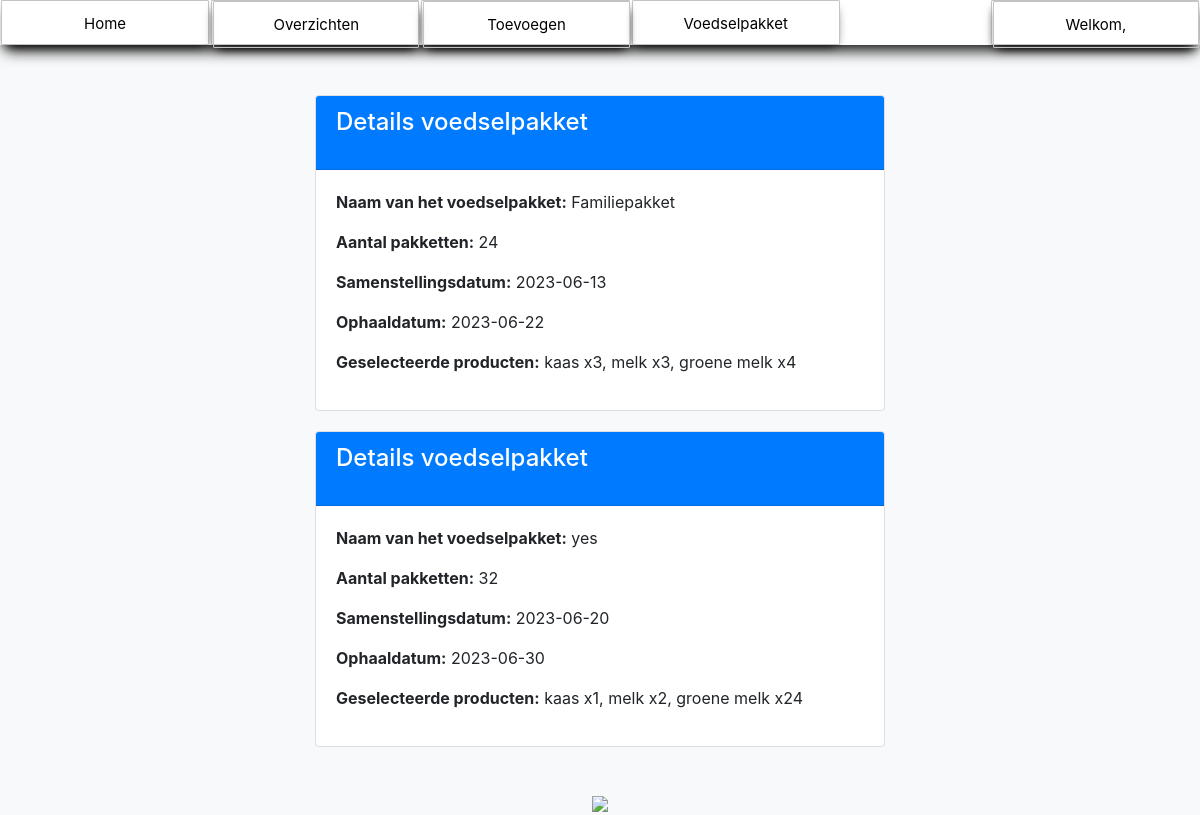
The app's page /food_package_details.php (signed in) with its own data.
### tables this page shows
CREATE TABLE `voedselpakket` (
  `id` int(11) NOT NULL,
  `naam` varchar(255) NOT NULL,
  `producten` varchar(255) NOT NULL,
  `aantal_pakketten` int(11) NOT NULL,
  `samenstellingsdatum` date NOT NULL DEFAULT '0000-00-00',
  `ophaaldatum` date NOT NULL DEFAULT '0000-00-00'
);

### food_package_details.php (the view, shortened to what this page needs)
<?php
include "navigation.php";
include "config.php";
try {
    $stmt = $conn->prepare("SELECT * FROM voedselpakket");
    $stmt->execute();
    $packages = $stmt->fetchAll();
} catch (PDOException $e) {
    $errorMessage = "Er is een fout opgetreden bij het ophalen van de voedselpakketten: " . $e->getMessage();
}
?>
<!DOCTYPE html>
<html lang="nl">
<head>
    <link href="https://stackpath.bootstrapcdn.com/bootstrap/4.5.0/css/bootstrap.min.css" rel="stylesheet">
</head>
<body>
    <div class="container">
        <?php if (isset($errorMessage)) : ?>
            <p class="error-message"><?php echo $errorMessage; ?></p>
        <?php else : ?>
            <?php foreach ($packages as $package) : ?>
                <div class="card">
                    <div class="card-header">
                        <h2 class="card-title">Details voedselpakket</h2>
                    </div>
                    <div class="card-body">
                        <p><strong>Naam van het voedselpakket:</strong> <?php echo $package['naam']; ?></p>
                        <p><strong>Aantal pakketten:</strong> <?php echo $package['aantal_pakketten']; ?></p>
                        <p><strong>Samenstellingsdatum:</strong> <?php echo $package['samenstellingsdatum']; ?></p>
                        <p><strong>Ophaaldatum:</strong> <?php echo $package['ophaaldatum']; ?></p>
                        <p><strong>Geselecteerde producten:</strong> <?php echo $package['producten']; ?></p>
                    </div>
                </div>
            <?php endforeach; ?>
        <?php endif; ?>
    </div><br>
    <CENTER><img src="https://cdn.pixabay.com/photo/2012/04/24/16/17/box-40302_960_720.png" width="200px" style="cursor: pointer;">
</body>
</html>

### navigation.css (style rules this page uses)
body { color: white; padding: 0; margin: 0; }

### food_package_details.php (style rules this page uses)
body { background-color: #f8f9fa; }
.container { max-width: 600px; margin-top: 50px; }
.card { margin-bottom: 20px; }
.card-header { background-color: #007bff; color: #fff; }
.card-body { padding: 20px; }
.card-title { font-size: 24px; margin-bottom: 20px; }

### records on screen
voedselpakket: naam "Familiepakket", aantal_pakketten "24", samenstellingsdatum "2023-06-13", ophaaldatum "2023-06-22", producten "kaas x3, melk x3, groene melk x4"
voedselpakket: naam "yes", aantal_pakketten "32", samenstellingsdatum "2023-06-20", ophaaldatum "2023-06-30", producten "kaas x1, melk x2, groene melk x24"
